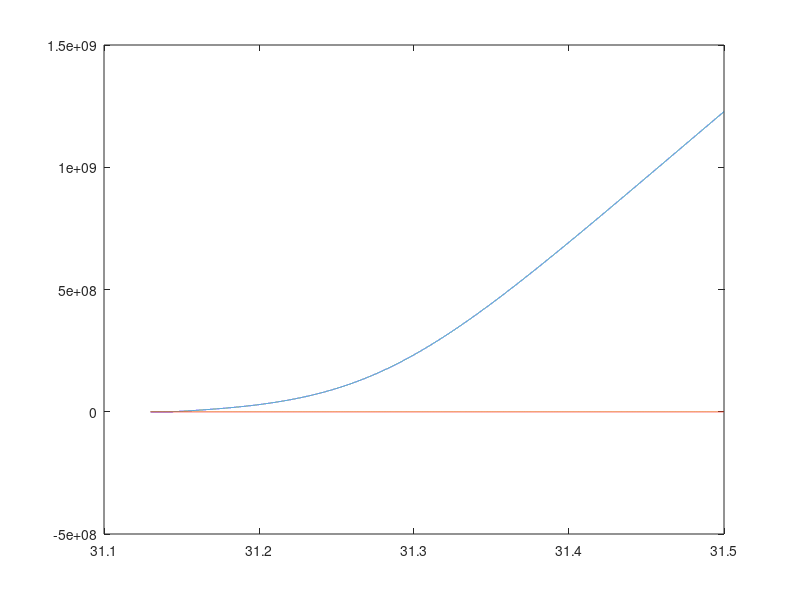

MATLAB code to generate this figure:
clear all
clc

GNa = 120 ;
GK = 36;
GL=0.3;
R = 10;
VNa = 115;
VK = -12;
VL=10.5995;
c = 1;
Iext = 400;

V1 = 31.13:0.00001:31.5;
[a,b] = size(V1);
for i = 1:b
    
    alpham1(i) = (0.1*(25-V1(i)))/(exp((25-V1(i))/10) - 1);
    betam1(i) =  4*exp(-V1(i)/18);
    alphah1(i) = 0.07*exp(-V1(i)/20);
    betah1(i)  =  1/(exp((30-V1(i))/10) + 1);
    alphan1(i) = 0.01*(10-V1(i))/(exp((10-V1(i))/10) - 1);
    betan1(i)  =  0.125*exp(-V1(i)/80);
        
    m1(i) = alpham1(i)/(alpham1(i) + betam1(i));
    h1(i) = alphah1(i)/(alphah1(i) + betah1(i));
    n1(i) = alphan1(i)/(alphan1(i) + betan1(i));


    V2(i) = (-R/2)*((Iext - ((2*V1(i))/R) -((GNa*(m1(i)^3)*h1(i)*(V1(i)-VNa)) + (GK*(n1(i)^4)*(V1(i)-VK))+(GL*(V1(i)-VL))))/c); 


    alpham2(i) = (0.1*(25-V2(i)))/(exp((25-V2(i))/10) - 1);
    betam2(i) =  4*exp(-V2(i)/18);
    alphah2(i) = 0.07*exp(-V2(i)/20);
    betah2(i)  =  1/(exp((30-V2(i))/10) + 1);
    alphan2(i) = 0.01*(10-V2(i))/(exp((10-V2(i))/10) - 1);
    betan2(i)  =  0.125*exp(-V2(i)/80);
        
    m2(i) = alpham2(i)/(alpham2(i) + betam2(i));
    h2(i) = alphah2(i)/(alphah2(i) + betah2(i));
    n2(i) = alphan2(i)/(alphan2(i) + betan2(i));


    V4(i) = -(R)*((((-2*V2(i) + V1(i))/R) -((GNa*(m2(i)^3)*h2(i)*(V2(i)-VNa)) + (GK*(n2(i)^4)*(V2(i)-VK))+(GL*(V2(i)-VL))))/c); 


    alpham4(i) = (0.1*(25-V4(i)))/(exp((25-V4(i))/10) - 1);
    betam4(i) =  4*exp(-V4(i)/18);
    alphah4(i) = 0.07*exp(-V4(i)/20);
    betah4(i)  =  1/(exp((30-V4(i))/10) + 1);
    alphan4(i) = 0.01*(10-V4(i))/(exp((10-V4(i))/10) - 1);
    betan4(i)  =  0.125*exp(-V4(i)/80);
        
    m4(i) = alpham4(i)/(alpham4(i) + betam4(i));
    h4(i) = alphah4(i)/(alphah4(i) + betah4(i));
    n4(i) = alphan4(i)/(alphan4(i) + betan4(i));


    V6(i) = -R*((((-2*V4(i) + V2(i))/R) -((GNa*(m4(i)^3)*h4(i)*(V4(i)-VNa)) + (GK*(n4(i)^4)*(V4(i)-VK))+(GL*(V4(i)-VL))))/c); 
    
    
    alpham6(i) = (0.1*(25-V6(i)))/(exp((25-V6(i))/10) - 1);
    betam6(i) =  4*exp(-V6(i)/18);
    alphah6(i) = 0.07*exp(-V6(i)/20);
    betah6(i)  =  1/(exp((30-V6(i))/10) + 1);
    alphan6(i) = 0.01*(10-V6(i))/(exp((10-V6(i))/10) - 1);
    betan6(i)  =  0.125*exp(-V6(i)/80);
        
    m6(i) = alpham6(i)/(alpham6(i) + betam6(i));
    h6(i) = alphah6(i)/(alphah6(i) + betah6(i));
    n6(i) = alphan6(i)/(alphan6(i) + betan6(i));


    Vfour(i) = R*(-1/2)*((((-2*V6(i))/R) -((GNa*(m6(i)^3)*h6(i)*(V6(i)-VNa)) + (GK*(n6(i)^4)*(V6(i)-VK))+(GL*(V6(i)-VL))))/c); 
     
end

figure,plot(V1,Vfour,V1,V4)